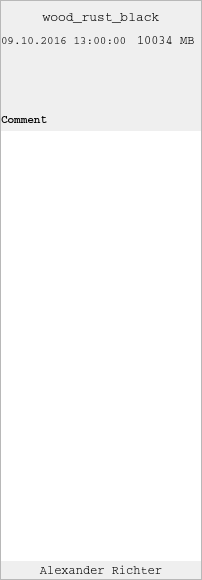
<?xml version="1.0" encoding="UTF-8"?>
<ui version="4.0">
 <class>Form</class>
 <widget class="QWidget" name="Form">
  <property name="geometry">
   <rect>
    <x>0</x>
    <y>0</y>
    <width>202</width>
    <height>580</height>
   </rect>
  </property>
  <property name="windowTitle">
   <string>Form</string>
  </property>
  <layout class="QVBoxLayout" name="verticalLayout">
   <property name="spacing">
    <number>0</number>
   </property>
   <property name="margin">
    <number>0</number>
   </property>
   <item>
    <widget class="QFrame" name="frame">
     <property name="minimumSize">
      <size>
       <width>0</width>
       <height>0</height>
      </size>
     </property>
     <property name="maximumSize">
      <size>
       <width>16666</width>
       <height>16777215</height>
      </size>
     </property>
     <property name="font">
      <font>
       <family>Courier</family>
      </font>
     </property>
     <property name="styleSheet">
      <string notr="true"/>
     </property>
     <property name="frameShape">
      <enum>QFrame::StyledPanel</enum>
     </property>
     <property name="frameShadow">
      <enum>QFrame::Raised</enum>
     </property>
     <layout class="QVBoxLayout" name="verticalLayout_2">
      <property name="spacing">
       <number>0</number>
      </property>
      <property name="margin">
       <number>0</number>
      </property>
      <item>
       <widget class="QLabel" name="lblTitle">
        <property name="minimumSize">
         <size>
          <width>0</width>
          <height>32</height>
         </size>
        </property>
        <property name="maximumSize">
         <size>
          <width>16777215</width>
          <height>32</height>
         </size>
        </property>
        <property name="font">
         <font>
          <pointsize>10</pointsize>
          <weight>50</weight>
          <bold>false</bold>
         </font>
        </property>
        <property name="toolTip">
         <string>File Name</string>
        </property>
        <property name="text">
         <string>wood_rust_black</string>
        </property>
        <property name="alignment">
         <set>Qt::AlignCenter</set>
        </property>
       </widget>
      </item>
      <item>
       <layout class="QHBoxLayout" name="horizontalLayout">
        <property name="spacing">
         <number>10</number>
        </property>
        <property name="bottomMargin">
         <number>0</number>
        </property>
        <item>
         <widget class="QLabel" name="lblDate">
          <property name="minimumSize">
           <size>
            <width>0</width>
            <height>0</height>
           </size>
          </property>
          <property name="font">
           <font>
            <pointsize>8</pointsize>
           </font>
          </property>
          <property name="toolTip">
           <string>Date Modified</string>
          </property>
          <property name="text">
           <string>09.10.2016 13:00:00</string>
          </property>
         </widget>
        </item>
        <item>
         <widget class="QLabel" name="lblSize">
          <property name="maximumSize">
           <size>
            <width>96</width>
            <height>16777215</height>
           </size>
          </property>
          <property name="toolTip">
           <string>File Size</string>
          </property>
          <property name="text">
           <string>10034 MB</string>
          </property>
         </widget>
        </item>
       </layout>
      </item>
      <item>
       <widget class="QPushButton" name="btnPreview">
        <property name="maximumSize">
         <size>
          <width>200</width>
          <height>200</height>
         </size>
        </property>
        <property name="text">
         <string/>
        </property>
        <property name="icon">
         <iconset>
          <normaloff>:/placeholder/placeholder/shader.png</normaloff>:/placeholder/placeholder/shader.png</iconset>
        </property>
        <property name="iconSize">
         <size>
          <width>200</width>
          <height>200</height>
         </size>
        </property>
        <property name="flat">
         <bool>true</bool>
        </property>
       </widget>
      </item>
      <item>
       <widget class="QWidget" name="widgetPreviewCreate" native="true">
        <property name="minimumSize">
         <size>
          <width>0</width>
          <height>32</height>
         </size>
        </property>
        <property name="maximumSize">
         <size>
          <width>16777215</width>
          <height>32</height>
         </size>
        </property>
        <layout class="QHBoxLayout" name="horizontalLayout_4">
         <property name="leftMargin">
          <number>2</number>
         </property>
         <property name="topMargin">
          <number>0</number>
         </property>
         <property name="rightMargin">
          <number>2</number>
         </property>
         <property name="bottomMargin">
          <number>0</number>
         </property>
         <item>
          <widget class="QPushButton" name="btnScreenshot">
           <property name="minimumSize">
            <size>
             <width>0</width>
             <height>0</height>
            </size>
           </property>
           <property name="maximumSize">
            <size>
             <width>20</width>
             <height>20</height>
            </size>
           </property>
           <property name="toolTip">
            <string>Screenshot</string>
           </property>
           <property name="text">
            <string/>
           </property>
           <property name="icon">
            <iconset resource="../../../img/img.qrc">
             <normaloff>:/btn/btn/btnCamera48.png</normaloff>:/btn/btn/btnCamera48.png</iconset>
           </property>
           <property name="iconSize">
            <size>
             <width>20</width>
             <height>20</height>
            </size>
           </property>
           <property name="flat">
            <bool>true</bool>
           </property>
          </widget>
         </item>
         <item>
          <widget class="QPushButton" name="btnViewport">
           <property name="minimumSize">
            <size>
             <width>0</width>
             <height>0</height>
            </size>
           </property>
           <property name="maximumSize">
            <size>
             <width>20</width>
             <height>20</height>
            </size>
           </property>
           <property name="toolTip">
            <string>Viewport</string>
           </property>
           <property name="text">
            <string/>
           </property>
           <property name="icon">
            <iconset resource="../../../img/img.qrc">
             <normaloff>:/shelf/software/maya/shelf/shelf_viewport35.png</normaloff>:/shelf/software/maya/shelf/shelf_viewport35.png</iconset>
           </property>
           <property name="iconSize">
            <size>
             <width>20</width>
             <height>20</height>
            </size>
           </property>
           <property name="flat">
            <bool>true</bool>
           </property>
          </widget>
         </item>
         <item>
          <widget class="QPushButton" name="btnRender">
           <property name="minimumSize">
            <size>
             <width>0</width>
             <height>0</height>
            </size>
           </property>
           <property name="maximumSize">
            <size>
             <width>20</width>
             <height>20</height>
            </size>
           </property>
           <property name="toolTip">
            <string>Render</string>
           </property>
           <property name="text">
            <string/>
           </property>
           <property name="icon">
            <iconset resource="../../../img/img.qrc">
             <normaloff>:/shelf/software/maya/shelf/shelf_renderHigh35.png</normaloff>:/shelf/software/maya/shelf/shelf_renderHigh35.png</iconset>
           </property>
           <property name="iconSize">
            <size>
             <width>20</width>
             <height>20</height>
            </size>
           </property>
           <property name="flat">
            <bool>true</bool>
           </property>
          </widget>
         </item>
        </layout>
       </widget>
      </item>
      <item>
       <widget class="QWidget" name="widget_5" native="true">
        <property name="maximumSize">
         <size>
          <width>16777215</width>
          <height>16777215</height>
         </size>
        </property>
        <layout class="QHBoxLayout" name="horizontalLayout_7">
         <property name="spacing">
          <number>2</number>
         </property>
         <property name="leftMargin">
          <number>0</number>
         </property>
         <property name="topMargin">
          <number>4</number>
         </property>
         <property name="rightMargin">
          <number>0</number>
         </property>
         <property name="bottomMargin">
          <number>0</number>
         </property>
        </layout>
       </widget>
      </item>
      <item>
       <widget class="QLabel" name="lblCommentTop">
        <property name="minimumSize">
         <size>
          <width>0</width>
          <height>24</height>
         </size>
        </property>
        <property name="maximumSize">
         <size>
          <width>16777215</width>
          <height>22</height>
         </size>
        </property>
        <property name="font">
         <font>
          <family>MS Shell Dlg 2</family>
          <pointsize>8</pointsize>
          <weight>75</weight>
          <bold>true</bold>
         </font>
        </property>
        <property name="text">
         <string>Comment</string>
        </property>
        <property name="margin">
         <number>4</number>
        </property>
       </widget>
      </item>
      <item>
       <widget class="QPlainTextEdit" name="edtComment">
        <property name="frameShape">
         <enum>QFrame::NoFrame</enum>
        </property>
       </widget>
      </item>
      <item>
       <layout class="QHBoxLayout" name="horizontalLayout_2">
        <property name="bottomMargin">
         <number>0</number>
        </property>
        <item>
         <widget class="QLabel" name="label">
          <property name="minimumSize">
           <size>
            <width>18</width>
            <height>18</height>
           </size>
          </property>
          <property name="maximumSize">
           <size>
            <width>18</width>
            <height>18</height>
           </size>
          </property>
          <property name="text">
           <string/>
          </property>
          <property name="pixmap">
           <pixmap resource="../../../img/img.qrc">:/user/user/defaultC.png</pixmap>
          </property>
          <property name="scaledContents">
           <bool>true</bool>
          </property>
         </widget>
        </item>
        <item>
         <widget class="QLabel" name="lblAuthor">
          <property name="toolTip">
           <string>User Name</string>
          </property>
          <property name="text">
           <string>Alexander Richter</string>
          </property>
          <property name="alignment">
           <set>Qt::AlignCenter</set>
          </property>
         </widget>
        </item>
        <item>
         <spacer name="horizontalSpacer">
          <property name="orientation">
           <enum>Qt::Horizontal</enum>
          </property>
          <property name="sizeType">
           <enum>QSizePolicy::Fixed</enum>
          </property>
          <property name="sizeHint" stdset="0">
           <size>
            <width>18</width>
            <height>0</height>
           </size>
          </property>
         </spacer>
        </item>
       </layout>
      </item>
     </layout>
    </widget>
   </item>
  </layout>
 </widget>
 <resources>
  <include location="../../../img/img.qrc"/>
 </resources>
 <connections/>
</ui>
